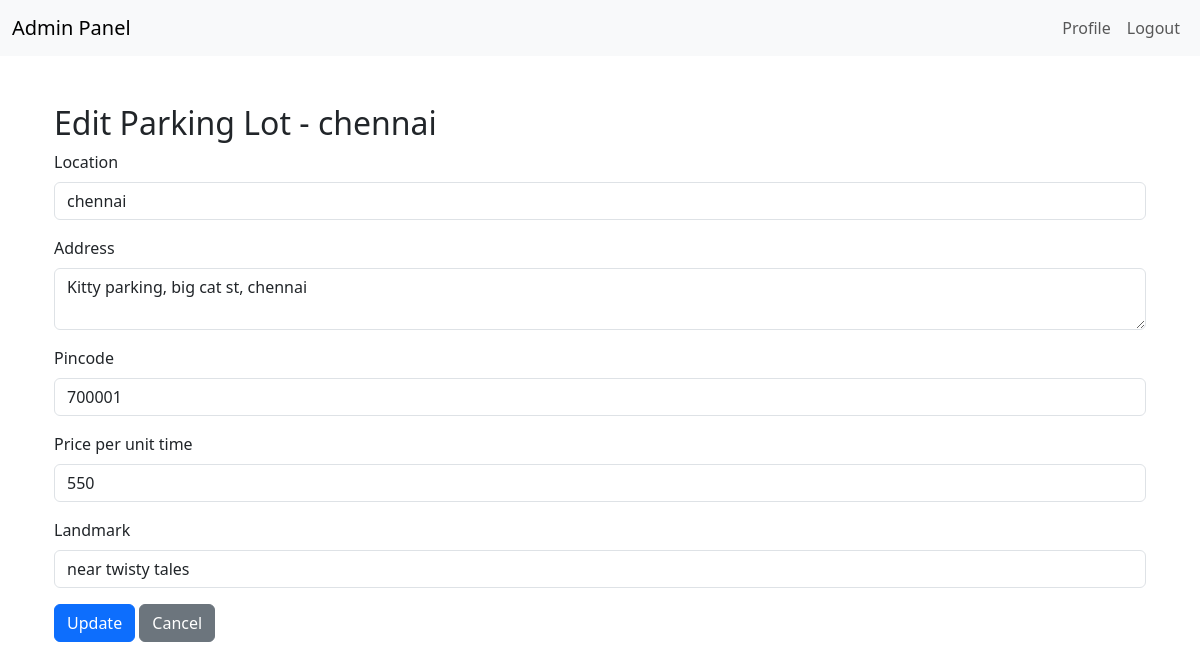
The app's page /admin/lots/edit/2 (signed in) with its own data.
### applications/models.py (models this page shows)
class Parking_lot(db.Model):
    __tablename__ = "Parking_lot"
    id = db.Column(db.Integer, autoincrement = True, primary_key = True )
    location = db.Column(db.String(64), nullable = False, unique=True )
    address = db.Column(db.String(512), nullable = False )
    pincode = db.Column(db.Integer, nullable = False )
    price = db.Column(db.Integer, nullable = False )
    max_no_spots = db.Column(db.Integer, nullable = False )
    landmark = db.Column(db.String(64), nullable = False )

### applications/routes.py (the view, shortened to what this page needs)
@app.route('/admin/lots/edit/<int:lot_id>', methods=['GET', 'POST'])
def edit_lot(lot_id):
    if 'admin_id' not in session:
        flash('You need to log in as an admin first.', 'error')
        return redirect(url_for('login'))
    lot = Parking_lot.query.get_or_404(lot_id)
    return render_template('admin/edit_lot.html', lot=lot)

### templates/admin/edit_lot.html
{% extends 'base.html' %}
{% block content %}
<div class="container mt-5">
  <h2>Edit Parking Lot - {{ lot.location }}</h2>
  <form method="POST">
    <div class="mb-3">
      <label class="form-label">Location</label>
      <input type="text" name="location" class="form-control" value="{{ lot.location }}" required>
    </div>
    <div class="mb-3">
      <label class="form-label">Address</label>
      <textarea name="address" class="form-control" required>{{ lot.address }}</textarea>
    </div>
    <div class="mb-3">
      <label class="form-label">Pincode</label>
      <input type="number" name="pincode" class="form-control" value="{{ lot.pincode }}" required>
    </div>
    <div class="mb-3">
      <label class="form-label">Price per unit time</label>
      <input type="number" name="price" class="form-control" value="{{ lot.price }}" required>
    </div>
    <div class="mb-3">
      <label class="form-label">Landmark</label>
      <input type="text" name="landmark" class="form-control" value="{{ lot.landmark }}" required>
    </div>
    <button type="submit" class="btn btn-primary">Update</button>
    <a href="{{ url_for('manage_lots') }}" class="btn btn-secondary">Cancel</a>
  </form>
</div>
{% endblock %}

### records on screen
Parking_lot: location "chennai", address "Kitty parking, big cat st, chennai", pincode "700001", price "550", landmark "near twisty tales"
